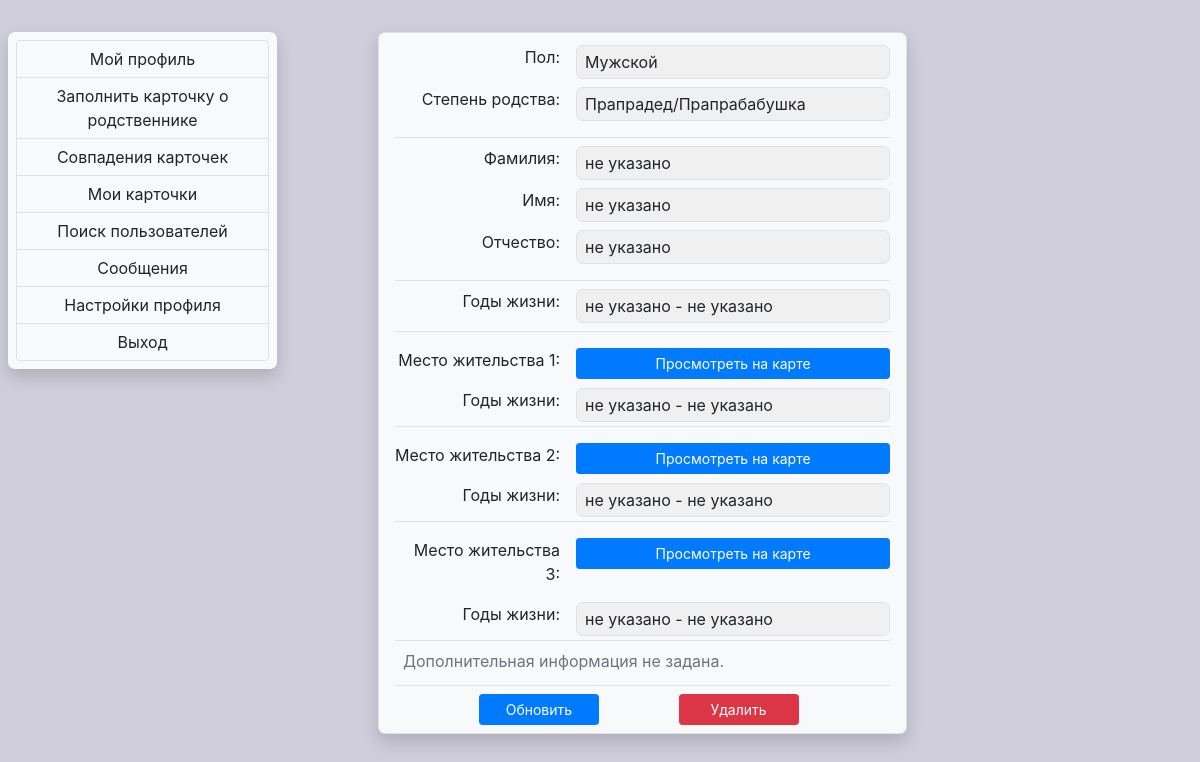
Page /viewcard/23 (signed in) on the committed database.
### relationfinder/models.py (models this page shows, shortened)
class Card(models.Model):
    class Meta:
        verbose_name_plural = "Cards"
        verbose_name = "Card"
    user = models.ForeignKey(
        User, on_delete=models.CASCADE, related_name="card_set", blank=True, null=True)
    card_name = models.CharField(
        max_length=30, blank=False, null=False, default="default name")
    sex = models.CharField(max_length=30, blank=False,
                           null=False, default="default")
    relation_level = models.CharField(
        max_length=30, blank=False, null=False, default="default")
    first_name = models.CharField(max_length=30, blank=True, null=True)
    surname = models.CharField(max_length=30, blank=True, null=True)
    fathername = models.CharField(max_length=30, blank=True, null=True)
    birth_year = models.PositiveIntegerField(blank=True, null=True)
    death_year = models.PositiveIntegerField(blank=True, null=True)
    place1_x = models.FloatField(blank=True, null=True)
    place1_y = models.FloatField(blank=True, null=True)
    place1_radius = models.FloatField(blank=True, null=True)
    place1_start_year = models.PositiveIntegerField(blank=True, null=True)
    place1_end_year = models.PositiveIntegerField(blank=True, null=True)
    place2_x = models.FloatField(blank=True, null=True)
    place2_y = models.FloatField(blank=True, null=True)
    place2_radius = models.FloatField(blank=True, null=True)
    place2_start_year = models.PositiveIntegerField(blank=True, null=True)
    place2_end_year = models.PositiveIntegerField(blank=True, null=True)
    place3_x = models.FloatField(blank=True, null=True)
    place3_y = models.FloatField(blank=True, null=True)
    place3_radius = models.FloatField(blank=True, null=True)
    place3_start_year = models.PositiveIntegerField(blank=True, null=True)
    place3_end_year = models.PositiveIntegerField(blank=True, null=True)
    information = models.TextField(null=True, blank=True)

### relationfinder/views.py (the view)
# urls.py: path('viewcard/<str:pk>', views.viewcard, name='viewcard'),
@login_required(login_url='login_or_register')
def viewcard(request, pk):
    try:
        card = Card.objects.get(id=pk)
    except ObjectDoesNotExist:
        return HttpResponse("Карточка не существует")
    showButtons = False
    if card.user == request.user:
        showButtons = True
    return render(request, "relfinder/profile_viewcard.html", {'card': card, 'showButtons': showButtons})

### relationfinder/templates/relfinder/profile_viewcard.html (shortened to what this page needs)
{% extends 'relfinder/profile_navigation.html' %}
{% block static_top %}
<link href="https://cdnjs.cloudflare.com/ajax/libs/bootstrap-datepicker/1.6.4/css/bootstrap-datepicker.css"
    rel="stylesheet" />
{% endblock static_top %}
{% block content1 %}
<div class="container" id="cardToSee">
    <div class="row">
        <div class="col-1"></div>
        <div class="col-8">
            <div class="shadow p-1 px-3 m-0 bg-light border rounded">
                <div class="row p-0 m-0 pt-2">
                    <div class="col-md-4 text-right p-0 m-0 pb-2">
                        Пол:
                    </div>
                    <div class="col-md-8 p-0 m-0 pl-3 pb-2">
                        <p class=" pl-2 py-1 m-0 border rounded " style="background-color: rgb(240, 240, 240);">
                            {{card.sex}}
                        </p>
                    </div>
                    <div class="col-md-4 text-right p-0 m-0">
                        Степень родства:
                    </div>
                    <div class="col-md-8 p-0 m-0 pl-3">
                        <p class=" pl-2 py-1 m-0 border rounded " style="background-color: rgb(240, 240, 240);">
                            {{card.relation_level}}</p>
                    </div>
                </div>
                <hr class="m-0 mt-3 mb-2 p-0">
                <div class="row p-0 m-0">
                    <div class="col-md-4 text-right p-0 m-0 pb-2">
                        Фамилия:
                    </div>
                    <div class="col-md-8 p-0 m-0 pl-3 pb-2">
                        <p class=" pl-2 py-1 m-0 border rounded " style="background-color: rgb(240, 240, 240);">
                            {{card.surname|default_if_none:'не указано'}}</p>
                    </div>
                    <div class="col-md-4 text-right p-0 m-0 pb-2">
                        Имя:
                    </div>
                    <div class="col-md-8 p-0 m-0 pl-3 pb-2">
                        <p class=" pl-2 py-1 m-0 border rounded " style="background-color: rgb(240, 240, 240);">
                            {{card.first_name|default_if_none:'не указано'}}</p>
                    </div>
                    <div class="col-md-4 text-right p-0 m-0">
                        Отчество:
                    </div>
                    <div class="col-md-8 p-0 m-0 pl-3">
                        <p class=" pl-2 py-1 m-0 border rounded " style="background-color: rgb(240, 240, 240);">
                            {{card.fathername|default_if_none:'не указано'}}</p>
                    </div>
                </div>
                <hr class="m-0 mt-3 mb-2 p-0">
                <div class="row p-0 m-0">
                    <div class="col-md-4 text-right p-0 m-0">
                        <label>Годы жизни:</label>
                    </div>
                    <div class="col-md-8 p-0 m-0 pl-3">
                        <p class=" pl-2 py-1 m-0 border rounded " style="background-color: rgb(240, 240, 240);">
                            {{card.birth_year|default_if_none:'не указано'}} - {{card.death_year|default_if_none:'не указано'}}
                        </p>
                    </div>
                </div>
                <hr class="m-0 mt-2 mb-3 p-0">
                {% load l10n %}
                <div class="row p-0 m-0">
                    <div class="col-md-4 text-right p-0 m-0 pb-2">
                        <label>Место жительства 1:</label>
                    </div>
                    <div class="col-md-8 p-0 m-0 pl-3 pb-2">
                        <button class="btn btn-primary btn-sm btn-block" onclick="setCurPlace(1);makeCircleVisible()"
                            data-toggle="modal" data-target="#myModal" type="button">Просмотреть на карте</button>
                    </div>
                    <div class="col-md-4 text-right p-0 m-0">
                        <label>Годы жизни:</label>
                    </div>
                    <div class="col-md-8 p-0 m-0 pl-3">
                        <p class=" pl-2 py-1 m-0 border rounded " style="background-color: rgb(240, 240, 240);">
                            {{card.place1_start_year|default_if_none:'не указано'}} - {{card.place1_end_year|default_if_none:'не указано'}}
                        </p>
                    </div>
                </div>
                <hr class="m-0 mt-1 mb-3 p-0">
                <div class="row p-0 m-0">
                    <div class="col-md-4 text-right p-0 m-0 pb-2">
                        <label>Место жительства 2:</label>
                    </div>
                    <div class="col-md-8 p-0 m-0 pl-3 pb-2">
                        <button class="btn btn-primary btn-sm btn-block" onclick="setCurPlace(2);makeCircleVisible()"
                            data-toggle="modal" data-target="#myModal" type="button">Просмотреть на карте</button>
                    </div>
                    <div class="col-md-4 text-right p-0 m-0">
                        <label>Годы жизни:</label>
                    </div>
                    <div class="col-md-8 p-0 m-0 pl-3">
                        <p class=" pl-2 py-1 m-0 border rounded " style="background-color: rgb(240, 240, 240);">
                            {{card.place2_start_year|default_if_none:'не указано'}} - {{card.place2_end_year|default_if_none:'не указано'}}
                        </p>
                    </div>
                </div>
                <hr class="m-0 mt-1 mb-3 p-0">
                <div class="row p-0 m-0">
                    <div class="col-md-4 text-right p-0 m-0 pb-2">
                        <label>Место жительства 3:</label>
                    </div>
                    <div class="col-md-8 p-0 m-0 pl-3 pb-2">
                        <button class="btn btn-primary btn-sm btn-block" onclick="setCurPlace(3);makeCircleVisible()"
                            data-toggle="modal" data-target="#myModal" type="button">Просмотреть на карте</button>
                    </div>
                    <div class="col-md-4 text-right p-0 m-0">
                        <label>Годы жизни:</label>
                    </div>
                    <div class="col-md-8 p-0 m-0 pl-3">
                        <p class=" pl-2 py-1 m-0 border rounded " style="background-color: rgb(240, 240, 240);">
                            {{card.place3_start_year|default_if_none:'не указано'}} - {{card.place3_end_year|default_if_none:'не указано'}}
                        </p>
                    </div>
                </div>
                <hr class="m-0 mt-1 mb-2 p-0">
                {% if card.information %}
                <label class="p-0 pl-2">Дополнительная информация:</label>
                <div class="col-md-12 p-0 px-2 pb-3">
                    {{card.information}}
                </div>
                {% else %}
                <label class="pl-2 text-muted">Дополнительная информация не задана.</label>
                {% endif %}
                {% if showButtons %}
                <hr class="m-0 mt-1 mb-2 p-0">
                <div class="row p-0 m-0 mb-1">
                    <div class="col-6 p-0 m-0">
                        <form class="m-0 p-0" action="{% url 'update_card' card.id %}" method="GET">
                            <button class="btn btn-primary btn-sm" style="width: 120px; position: relative;
                            transform: translate(70%,0%);" type="submit">Обновить</button>
                        </form>
                    </div>
                    <div class="col-6 p-0 m-0">
                        <form class="m-0 p-0" action="{% url 'delete_card' card.id %}" method="POST">
                            <button class="btn btn-danger btn-sm" style="width: 120px; position: relative;
                            transform: translate(30%,0%);" type="submit">Удалить</button>
                        </form>
                    </div>
                </div>
                {% endif %}
            </div>
        </div>
        <div class="col-3"></div>
    </div>
</div>
{% endblock content1 %}
{% block static_bottom %}
{% load static %}
{% endblock static_bottom %}

### relationfinder/templates/relfinder/base.html (style rules this page uses)
body { background-color: rgb(207, 205, 218); }

### relationfinder/templates/relfinder/profile_navigation.html (style rules this page uses)
.rounded { border-radius: 7px!important; }

### rows in the picture
Card: sex "Мужской", relation_level "Прапрадед/Прапрабабушка", surname "не указано", first_name "не указано", fathername "не указано", birth_year "не указано", death_year "не указано", place1_start_year "не указано", place1_end_year "не указано", place2_start_year "не указано", place2_end_year "не указано", place3_start_year "не указано", place3_end_year "не указано"
